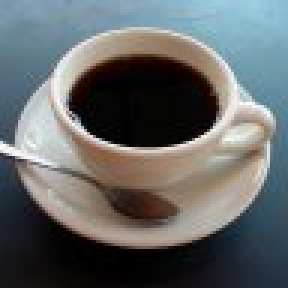
//> input picture src/coffee.jpg, 96 x 96 px (shown 3 times larger)
$ ./test_resize coffee.jpg   (built with g++ and OpenCV 4)
//> lines starting //> are read from the running program, lines starting //| are printed output that depends on the picture
#ifdef _MSC_VER
	//FIXME: Windows includes
#else
	#include <opencv/cv.h>
	#include <opencv2/core/core.hpp>
	#include <opencv2/highgui/highgui.hpp>
#endif
#include <iostream>

using namespace std;
using namespace cv;

IplImage *cropImage(const IplImage *img, const CvRect region);
IplImage *resizeImage(const IplImage *origImg, int newWidth, int newHeight, bool keepAspectRatio);
IplImage *rotateImage(const IplImage *src, float angleDegrees);
IplImage *shiftImage(const IplImage *src, int up_down, int left_right);
IplImage *shiftImageRot(const IplImage *src, int up_down, int left_right);

int main(int argc, char* argv[]){
	if( argc != 2) {
		cout <<" Usage: display_image ImageToLoadAndDisplay" << endl;
		return -1;
    }

	int rescale_factor = 2;

    IplImage *image;
	IplImage *bigger_image;
	IplImage *rotated_image;
	IplImage *shifted_image;

	//Read in Image
    image = cvLoadImage(argv[1], CV_LOAD_IMAGE_COLOR);
//> image is the input picture: 96 rows x 96 cols, CV_8UC3; mean B, G, R 103.9, 103.4, 99.7

	//Transform image
	bigger_image = resizeImage(image,image->width*rescale_factor,image->height*rescale_factor,false);
	rotated_image = rotateImage(image,180);
	shifted_image = shiftImageRot(image,-50,0);

	//Show all the images
    namedWindow( "original", CV_WINDOW_AUTOSIZE );
    namedWindow( "bigger", CV_WINDOW_AUTOSIZE );
    namedWindow( "rotated", CV_WINDOW_AUTOSIZE );
    namedWindow( "shifted", CV_WINDOW_AUTOSIZE );
    cvShowImage( "original", image );
    cvShowImage( "bigger", bigger_image );
    cvShowImage( "rotated", rotated_image );
    cvShowImage( "shifted",	shifted_image );
    waitKey(0);

	//Release memory
	cvReleaseImage(&image);
	cvReleaseImage(&bigger_image);
	cvReleaseImage(&rotated_image);
	cvReleaseImage(&shifted_image);
    return 0;
}

// Returns a new image that is a cropped version (rectangular cut-out)
// of the original image.
// [28 lines left out: function cropImage, not called in this run]


// Creates a new image copy that is of a desired size. The aspect ratio will
// be kept constant if 'keepAspectRatio' is true, by cropping undesired parts
// so that only pixels of the original image are shown, instead of adding
// extra blank space.
// Remember to free the new image later.
IplImage* resizeImage(const IplImage *origImg, int newWidth, int newHeight, bool keepAspectRatio){
//> called with newWidth = 192, newHeight = 192, keepAspectRatio = false
	IplImage *outImg = 0;
	int origWidth;
	int origHeight;
	if (origImg) {
		origWidth = origImg->width;
//> origWidth = 96
		origHeight = origImg->height;
//> origHeight = 96
	}

	if (newWidth <= 0 || newHeight <= 0 || origImg == 0 || origWidth <= 0 || origHeight <= 0) {
		cerr << "ERROR: Bad desired image size of " << newWidth
			<< "x" << newHeight << " in resizeImage().\n";
		exit(1);
	}

	if (keepAspectRatio) {
		// Resize the image without changing its aspect ratio,
		// by cropping off the edges and enlarging the middle section.
		CvRect r;
		// input aspect ratio
		float origAspect = (origWidth / (float)origHeight);
		// output aspect ratio
		float newAspect = (newWidth / (float)newHeight);
		// crop width to be origHeight * newAspect
		if (origAspect > newAspect) {
			int tw = (origHeight * newWidth) / newHeight;
			r = cvRect((origWidth - tw)/2, 0, tw, origHeight);
		}
		else {	// crop height to be origWidth / newAspect
			int th = (origWidth * newHeight) / newWidth;
			r = cvRect(0, (origHeight - th)/2, origWidth, th);
		}
		IplImage *croppedImg = cropImage(origImg, r);

		// Call this function again, with the new aspect ratio image.
		// Will do a scaled image resize with the correct aspect ratio.
		outImg = resizeImage(croppedImg, newWidth, newHeight, false);
		cvReleaseImage( &croppedImg );

	}
	else {

		// Scale the image to the new dimensions,
		// even if the aspect ratio will be changed.
		outImg = cvCreateImage(cvSize(newWidth, newHeight),
			origImg->depth, origImg->nChannels);
		if (newWidth > origImg->width && newHeight > origImg->height) {
			// Make the image larger
			cvResetImageROI((IplImage*)origImg);
			// CV_INTER_LINEAR: good at enlarging.
			// CV_INTER_CUBIC: good at enlarging.
			cvResize(origImg, outImg, CV_INTER_LINEAR);
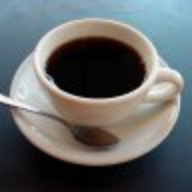
//> outImg: 192 rows x 192 cols, CV_8UC3; mean B, G, R 103.9, 103.4, 99.7
		}
		else {
			// Make the image smaller
			cvResetImageROI((IplImage*)origImg);
			// CV_INTER_AREA: good at shrinking (decimation) only.
			cvResize(origImg, outImg, CV_INTER_AREA);
		}

	}
	return outImg;
}

// Rotate the image clockwise (or counter-clockwise if negative).
// Remember to free the returned image.
IplImage *rotateImage(const IplImage *src, float angleDegrees){
//> called with angleDegrees = 180
	// Create a map_matrix, where the left 2x2 matrix
	// is the transform and the right 2x1 is the dimensions.
	float m[6];
	CvMat M = cvMat(2, 3, CV_32F, m);
	int w = src->width;
//> w = 96
	int h = src->height;
//> h = 96
	float angleRadians = angleDegrees * ((float)CV_PI / 180.0f);
	m[0] = (float)( cos(angleRadians) );
	m[1] = (float)( sin(angleRadians) );
	m[3] = -m[1];
	m[4] = m[0];
	m[2] = w*0.5f;
//> m = [-1, -8.74e-08, 48, 8.74e-08, -1, 0]
	m[5] = h*0.5f;
//> m = [-1, -8.74e-08, 48, 8.74e-08, -1, 48]

	// Make a spare image for the result
	CvSize sizeRotated;
	sizeRotated.width = cvRound(w);
	sizeRotated.height = cvRound(h);

	// Rotate
	IplImage *imageRotated = cvCreateImage( sizeRotated,
		src->depth, src->nChannels );

	// Transform the image
	cvGetQuadrangleSubPix( src, imageRotated, &M);
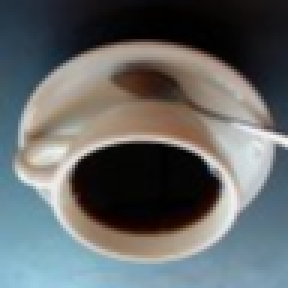
//> imageRotated: 96 rows x 96 cols, CV_8UC3 (shown 3 times larger); mean B, G, R 103.4, 102.9, 99.3
//> M = [[-1, -8.74e-08, 48], [8.74e-08, -1, 48]]

	return imageRotated;
}


// [61 lines left out: function shiftImage, not called in this run]

IplImage *shiftImageRot(const IplImage *src, int vertical, int horizontal){
//> called with vertical = -50, horizontal = 0
	IplImage *imageShifted;
	IplImage *origImage;
	CvSize size;
	CvSize size2;
	CvRect origRegion;
	CvRect shiftedRegion;
	bool oppositeDirection;

	// Create a new image to copy to
	size.width = cvRound(src->width);
	size.height = cvRound(src->height);
	imageShifted = cvCreateImage(size, src->depth, src->nChannels);
	origImage = cvCreateImage(size, src->depth, src->nChannels);
	cvCopy(src,origImage);

	oppositeDirection = (vertical < 0);
	if(oppositeDirection){
		vertical *= -1;
	}

	//Copy 1st portion
	if(oppositeDirection){
		origRegion = cvRect( 0, vertical, src->width, src->height );
		shiftedRegion = cvRect( 0, 0, src->width, src->height-vertical );
	}else{
		origRegion = cvRect( 0, 0, src->width, src->height - vertical);
		shiftedRegion = cvRect( 0, vertical, origRegion.width, origRegion.height );
	}

	cvSetImageROI(origImage,origRegion);
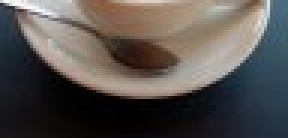
//> origImage: 46 rows x 96 cols, CV_8UC3 (shown 3 times larger); mean B, G, R 78.2, 81.5, 86.2
	cvSetImageROI(imageShifted,shiftedRegion);

	cvCopy(origImage, imageShifted);

	//Copy 2nd portion
	if(oppositeDirection){
		origRegion = cvRect( 0, 0, src->width, vertical );
		shiftedRegion = cvRect( 0, src->height-vertical, origRegion.width, src->height );
	}else{
		origRegion = cvRect( 0, src->height - vertical, src->width, src->height );
		shiftedRegion = cvRect( 0, 0, origRegion.width, vertical);
	}

	cvSetImageROI(origImage,origRegion);
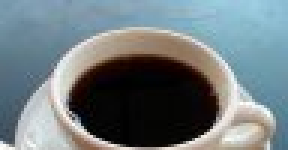
//> origImage: 50 rows x 96 cols, CV_8UC3 (shown 3 times larger); mean B, G, R 127.6, 123.6, 112.2
	cvSetImageROI(imageShifted,shiftedRegion);
//> imageShifted: 50 rows x 96 cols, CV_8UC3; every value is 0

	cvCopy(origImage, imageShifted);

	// [40 lines of commented-out code are left out]
	cvResetImageROI((IplImage*)src);
	cvResetImageROI(imageShifted);
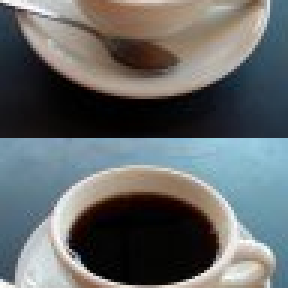
//> imageShifted: 96 rows x 96 cols, CV_8UC3 (shown 3 times larger); mean B, G, R 103.9, 103.4, 99.7
	return imageShifted;
}
